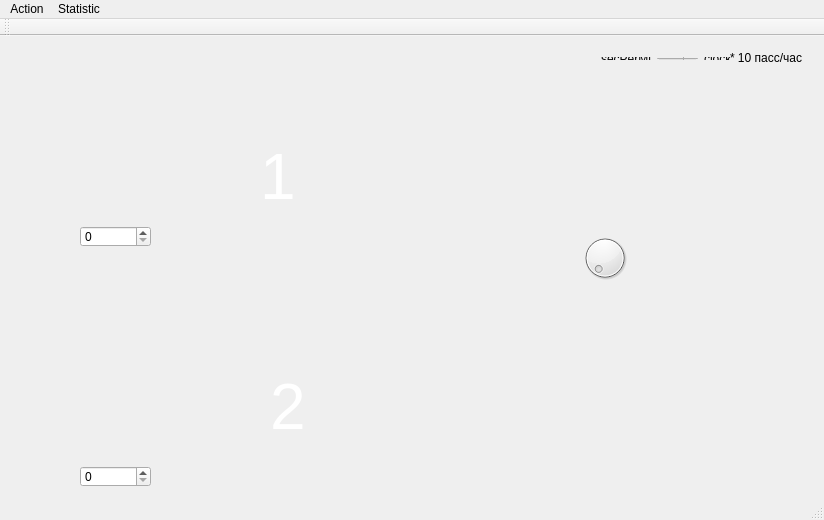
<?xml version="1.0" encoding="UTF-8"?>
<ui version="4.0">
 <class>MainWindow</class>
 <widget class="QMainWindow" name="MainWindow">
  <property name="geometry">
   <rect>
    <x>0</x>
    <y>0</y>
    <width>824</width>
    <height>520</height>
   </rect>
  </property>
  <property name="windowTitle">
   <string>MainWindow</string>
  </property>
  <widget class="QWidget" name="centralWidget">
   <widget class="QLabel" name="BoxOffice">
    <property name="geometry">
     <rect>
      <x>0</x>
      <y>0</y>
      <width>251</width>
      <height>191</height>
     </rect>
    </property>
    <property name="text">
     <string/>
    </property>
    <property name="pixmap">
     <pixmap resource="res.qrc">:/new/models/BoxOffice.svg</pixmap>
    </property>
   </widget>
   <widget class="QLabel" name="BoxOffice_2">
    <property name="geometry">
     <rect>
      <x>0</x>
      <y>240</y>
      <width>261</width>
      <height>191</height>
     </rect>
    </property>
    <property name="text">
     <string/>
    </property>
    <property name="pixmap">
     <pixmap resource="res.qrc">:/new/models/BoxOffice.svg</pixmap>
    </property>
   </widget>
   <widget class="QLabel" name="men1">
    <property name="geometry">
     <rect>
      <x>180</x>
      <y>20</y>
      <width>141</width>
      <height>211</height>
     </rect>
    </property>
    <property name="text">
     <string/>
    </property>
    <property name="pixmap">
     <pixmap resource="res.qrc">:/new/models/men-1.png</pixmap>
    </property>
    <property name="scaledContents">
     <bool>false</bool>
    </property>
   </widget>
   <widget class="QLabel" name="men1_2">
    <property name="geometry">
     <rect>
      <x>190</x>
      <y>250</y>
      <width>141</width>
      <height>211</height>
     </rect>
    </property>
    <property name="text">
     <string/>
    </property>
    <property name="pixmap">
     <pixmap resource="res.qrc">:/new/models/men-1.png</pixmap>
    </property>
   </widget>
   <widget class="QLabel" name="PeopleCount1">
    <property name="geometry">
     <rect>
      <x>260</x>
      <y>110</y>
      <width>41</width>
      <height>61</height>
     </rect>
    </property>
    <property name="font">
     <font>
      <pointsize>48</pointsize>
     </font>
    </property>
    <property name="styleSheet">
     <string notr="true">QLabel { color : white; }</string>
    </property>
    <property name="text">
     <string>1</string>
    </property>
   </widget>
   <widget class="QLabel" name="PeopleCount2">
    <property name="geometry">
     <rect>
      <x>270</x>
      <y>340</y>
      <width>41</width>
      <height>61</height>
     </rect>
    </property>
    <property name="font">
     <font>
      <pointsize>48</pointsize>
     </font>
    </property>
    <property name="autoFillBackground">
     <bool>false</bool>
    </property>
    <property name="styleSheet">
     <string notr="true">QLabel { color : white; }</string>
    </property>
    <property name="text">
     <string>2</string>
    </property>
   </widget>
   <widget class="QSpinBox" name="cashe1">
    <property name="geometry">
     <rect>
      <x>80</x>
      <y>190</y>
      <width>71</width>
      <height>21</height>
     </rect>
    </property>
   </widget>
   <widget class="QSpinBox" name="cashe2">
    <property name="geometry">
     <rect>
      <x>80</x>
      <y>430</y>
      <width>71</width>
      <height>21</height>
     </rect>
    </property>
   </widget>
   <widget class="QLabel" name="label_3">
    <property name="geometry">
     <rect>
      <x>460</x>
      <y>70</y>
      <width>291</width>
      <height>291</height>
     </rect>
    </property>
    <property name="text">
     <string/>
    </property>
    <property name="pixmap">
     <pixmap resource="res.qrc">:/new/models/church-filled.png</pixmap>
    </property>
    <property name="scaledContents">
     <bool>true</bool>
    </property>
    <property name="wordWrap">
     <bool>false</bool>
    </property>
   </widget>
   <widget class="QDial" name="clock">
    <property name="geometry">
     <rect>
      <x>580</x>
      <y>190</y>
      <width>50</width>
      <height>64</height>
     </rect>
    </property>
   </widget>
   <widget class="QLabel" name="label_4">
    <property name="geometry">
     <rect>
      <x>730</x>
      <y>10</y>
      <width>81</width>
      <height>23</height>
     </rect>
    </property>
    <property name="text">
     <string>* 10 пасс/час</string>
    </property>
   </widget>
   <widget class="QWidget" name="layoutWidget">
    <property name="geometry">
     <rect>
      <x>590</x>
      <y>10</y>
      <width>154</width>
      <height>25</height>
     </rect>
    </property>
    <layout class="QHBoxLayout" name="horizontalLayout">
     <item>
      <widget class="QLabel" name="label">
       <property name="text">
        <string>secPerMin</string>
       </property>
      </widget>
     </item>
     <item>
      <widget class="QSpinBox" name="secPerMinute"/>
     </item>
     <item>
      <widget class="QLabel" name="label_2">
       <property name="text">
        <string>clock</string>
       </property>
      </widget>
     </item>
    </layout>
   </widget>
  </widget>
  <widget class="QMenuBar" name="menuBar">
   <property name="geometry">
    <rect>
     <x>0</x>
     <y>0</y>
     <width>824</width>
     <height>19</height>
    </rect>
   </property>
   <widget class="QMenu" name="menuStart">
    <property name="title">
     <string>Action</string>
    </property>
    <addaction name="actionStart"/>
    <addaction name="actionStop"/>
    <addaction name="actionReStart"/>
   </widget>
   <widget class="QMenu" name="menuStatistic">
    <property name="title">
     <string>Statistic</string>
    </property>
    <addaction name="actionStatistic"/>
   </widget>
   <addaction name="menuStart"/>
   <addaction name="menuStatistic"/>
  </widget>
  <widget class="QToolBar" name="mainToolBar">
   <attribute name="toolBarArea">
    <enum>TopToolBarArea</enum>
   </attribute>
   <attribute name="toolBarBreak">
    <bool>false</bool>
   </attribute>
  </widget>
  <widget class="QStatusBar" name="statusBar"/>
  <action name="actionStart">
   <property name="text">
    <string>Start</string>
   </property>
  </action>
  <action name="actionStop">
   <property name="text">
    <string>Stop</string>
   </property>
  </action>
  <action name="actionReStart">
   <property name="text">
    <string>ReStart</string>
   </property>
  </action>
  <action name="actionStatistic">
   <property name="text">
    <string>Statistic</string>
   </property>
  </action>
 </widget>
 <layoutdefault spacing="6" margin="11"/>
 <resources>
  <include location="res.qrc"/>
 </resources>
 <connections>
  <connection>
   <sender>clock</sender>
   <signal>valueChanged(int)</signal>
   <receiver>label_2</receiver>
   <slot>setNum(int)</slot>
   <hints>
    <hint type="sourcelabel">
     <x>611</x>
     <y>264</y>
    </hint>
    <hint type="destinationlabel">
     <x>745</x>
     <y>160</y>
    </hint>
   </hints>
  </connection>
 </connections>
</ui>
